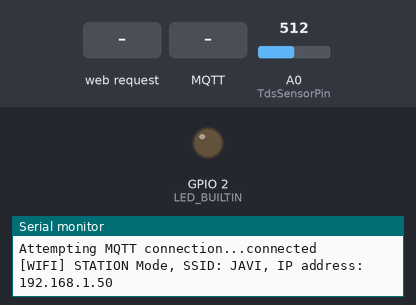
Bench run of a program on a simulated ESP8266 (NodeMCU). Parts: output pins drawn as LEDs (lit = HIGH, except the on-board LED, lit = LOW), the last lines printed to the serial monitor. Inputs (shaded band) come from the test bench; at power-on: A0 (TdsSensorPin) = 512. WiFi joins after 1.5 s; servers stay silent unless stated; random numbers use the default seed unless the program sets one; no MQTT or app messages arrive unless stated.

Above: at 2.7 s.
2.8 s: HTTP request GET / received
At 5.1 s:
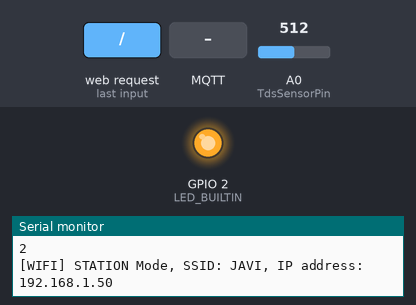
5.5 s: MQTT message "1" arrives on the first subscribed topic
7.5 s: MQTT message "on" arrives on the first subscribed topic
9.5 s: MQTT message "off" arrives on the first subscribed topic
Timing chart, 0 to 12.5 s (numbered marks = the images above; inputs shaded):
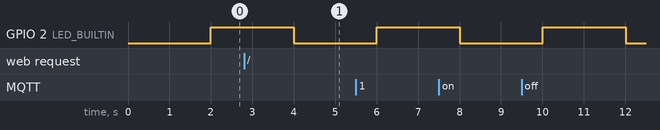

The program:

main.cpp
```cpp
#include "Arduino.h"

// WATCHDOG
#include <Esp.h>

#define TIMER_INTERVAL_MS 500
// WIFI
#include <ESP8266WiFi.h>
// OTA
#include <ESPAsyncWebServer.h>
#include <ESPAsyncTCP.h>
#include <ESPAsyncWebServer.h>
#include <AsyncElegantOTA.h>

// MQTT
#include <PubSubClient.h>

#define MAYOR 1
#define MINOR 0
#define PATCH 4
#define WIFI_SSID "JAVI"
#define WIFI_PASS "xavier1234"

// MQTT
#define MSG_BUFFER_SIZE (50)

volatile uint32_t lastMillis = 0;

String version = String(MAYOR) + "." + String(MINOR) + "." + String(PATCH);
bool state = 1;
// OTA
AsyncWebServer server(8080);

// MQTT(char*)
std::string device = "TDS";
const char *mqtt_server = "192.168.1.251";
const char *TOPIC = "Tanque1/canal/tds/sensor1";
std::string TOPIC_IP = "Tanque1/canal/ip/" + device;
const char *TOPIC_TEMP = "Tanque1/canal/temperature/sensor1";
WiFiClient espClient;
PubSubClient client(espClient);

// Update these with values suitable for your network.
unsigned long lastMsg = 0;
char msg[MSG_BUFFER_SIZE];

void callback_mqtt(char *topic, byte *payload, unsigned int length);
void reconnect_mqtt();

// APP
int getMedianNum(int bArray[], int iFilterLen);

#define TdsSensorPin A0
#define VREF 5.0          // analog reference voltage(Volt) of the ADC
#define SCOUNT 30         // sum of sample point
int analogBuffer[SCOUNT]; // store the analog value in the array, read from ADC
int analogBufferTemp[SCOUNT];
int analogBufferIndex = 0, copyIndex = 0;
float averageVoltage = 0, tdsValue = 0, temperature = 25;

void setup()
{
  // initialize LED digital pin as an output.
  pinMode(LED_BUILTIN, OUTPUT);
  pinMode(TdsSensorPin, INPUT);
  Serial.begin(9600);
  Serial.printf("\n");
  while (!Serial)
  {
    ; // wait for serial port to connect. Needed for native USB
  }
  WiFi.mode(WIFI_STA);
  WiFi.begin(WIFI_SSID, WIFI_PASS); // change it to your ussid and password
  while (WiFi.waitForConnectResult() != WL_CONNECTED)
  {
    Serial.println("Connection Failed! Rebooting...");
    delay(5000);
  }
  Serial.printf("[WIFI] STATION Mode, SSID: %s, IP address: %s\n", WiFi.SSID().c_str(), WiFi.localIP().toString().c_str());

  server.on("/", HTTP_GET, [](AsyncWebServerRequest *request)
            {
        uint32_t seconds = (uint32_t)(millis() / 1000);
                    char reply[100];
                    Serial.println(seconds);
                    sprintf(reply, "%ld %s  TDS mg/L temp: %0.2f", seconds,version.c_str(),temperature);

    request->send(200, "text/plain", reply); });
  AsyncElegantOTA.begin(&server); // Start ElegantOTA
  server.begin();
  Serial.println("HTTP server started");

  // SETUP APP
  client.setServer(mqtt_server, 1883);
  client.setCallback(callback_mqtt);

  Serial.println("Delta ms = " + String(millis() - lastMillis) + " " + version);
}
void loop()
{
  if (!client.connected())
  {
    reconnect_mqtt();
  }
  else
  {
    client.loop();

    static unsigned long analogSampleTimepoint = millis();
    if (millis() - analogSampleTimepoint > 40U) // every 40 milliseconds,read the analog value from the ADC
    {
      analogSampleTimepoint = millis();
      analogBuffer[analogBufferIndex] = analogRead(TdsSensorPin); // read the analog value and store into the buffer
      analogBufferIndex++;
      if (analogBufferIndex == SCOUNT)
        analogBufferIndex = 0;
    }
    static unsigned long printTimepoint = millis();
    if (millis() - printTimepoint > 800U)
    {
      printTimepoint = millis();
      for (copyIndex = 0; copyIndex < SCOUNT; copyIndex++)
        analogBufferTemp[copyIndex] = analogBuffer[copyIndex];
      averageVoltage = getMedianNum(analogBufferTemp, SCOUNT) * (float)VREF / 1024.0;                                                                                                       // read the analog value more stable by the median filtering algorithm, and convert to voltage value
      float compensationCoefficient = 1.0 + 0.02 * (temperature - 25.0);                                                                                                                    // temperature compensation formula: fFinalResult(25^C) = fFinalResult(current)/(1.0+0.02*(fTP-25.0));
      float compensationVolatge = averageVoltage / compensationCoefficient;                                                                                                                 // temperature compensation
      tdsValue = (133.42 * compensationVolatge * compensationVolatge * compensationVolatge - 255.86 * compensationVolatge * compensationVolatge + 857.39 * compensationVolatge) * 0.5; // convert voltage value to tds value
      snprintf(msg, MSG_BUFFER_SIZE, "%.2f", tdsValue);
      client.publish(TOPIC, msg);
    }
    if (millis() - lastMillis > 2000)
    {
      lastMillis = millis();

      digitalWrite(LED_BUILTIN, state);
      state = !state;

      Serial.printf("[WIFI] STATION Mode, SSID: %s, IP address: %s\n", WiFi.SSID().c_str(), WiFi.localIP().toString().c_str());
      snprintf(msg, MSG_BUFFER_SIZE, "%s:%s", device.c_str(), WiFi.localIP().toString().c_str());
      client.publish(TOPIC_IP.c_str(), msg);
    }
  }
}

void callback_mqtt(char *topic, byte *payload, unsigned int length)
{

  if (strcmp(topic, TOPIC_TEMP) == 0)
  {
    //temperature = atof((char *)payload);
    Serial.println("TDS GET TEMP:");
    std::string temp;
    for (size_t i = 0; i < 5; i++)
    {
      temp+=(char)payload[i];
    }

    Serial.printf("%s\n", temp.c_str());
    temperature=strtof(temp.c_str(),NULL);

  }
}

void reconnect_mqtt()
{
  // Loop until we're reconnected
  while (!client.connected())
  {
    Serial.print("Attempting MQTT connection...");
    // Create a random client ID
    String clientId = "ESP8266Client-";
    clientId += String(random(0xffff), HEX);
    // Attempt to connect
    if (client.connect(clientId.c_str()))
    {
      Serial.println("connected");
      // Once connected, publish an announcement...
      client.publish(TOPIC, "Teperature sensor");
      // ... and resubscribe
      client.subscribe(TOPIC_TEMP);
    }
    else
    {
      Serial.print("failed, rc=");
      Serial.print(client.state());
      Serial.println(" try again in 5 seconds");
      // Wait 5 seconds before retrying
      delay(5000);
    }
  }
}

int getMedianNum(int bArray[], int iFilterLen)
{
  int bTab[iFilterLen];
  for (byte i = 0; i < iFilterLen; i++)
    bTab[i] = bArray[i];
  int i, j, bTemp;
  for (j = 0; j < iFilterLen - 1; j++)
  {
    for (i = 0; i < iFilterLen - j - 1; i++)
    {
      if (bTab[i] > bTab[i + 1])
      {
        bTemp = bTab[i];
        bTab[i] = bTab[i + 1];
        bTab[i + 1] = bTemp;
      }
    }
  }
  if ((iFilterLen & 1) > 0)
    bTemp = bTab[(iFilterLen - 1) / 2];
  else
    bTemp = (bTab[iFilterLen / 2] + bTab[iFilterLen / 2 - 1]) / 2;
  return bTemp;
}
```
